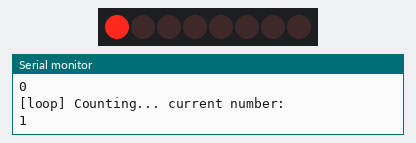
Simulated run of this sketch. Board: Arduino Uno, built with avr-gcc and run on an emulated ATmega328P. Shown: 8 shift-register outputs drawn as a row of LEDs (first output left, lit = HIGH), the last lines printed to the serial monitor. Wiring (inferred from the names in the program): shift register (74HC595): data pin 2; shift clock pin 3; latch pin 4. Wiring (inferred from the signals the program sends): row of LEDs: on Q0, Q1, Q2, Q3, Q4, Q5, Q6, Q7.

Above: at 0.33 s.
At 5.14 s:
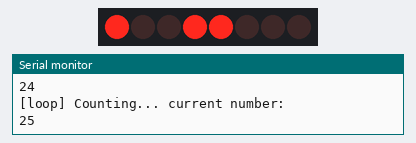
At 10.15 s:
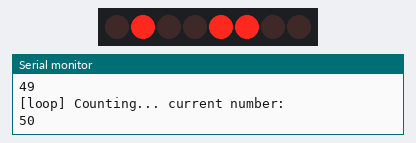
At 19.98 s:
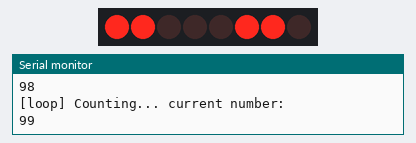
At 29.8 s:
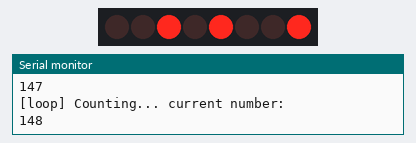
At 39.83 s:
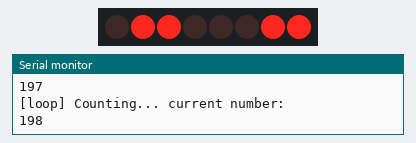
Timing chart, 0 to 40.0 s (numbered marks = the images above):
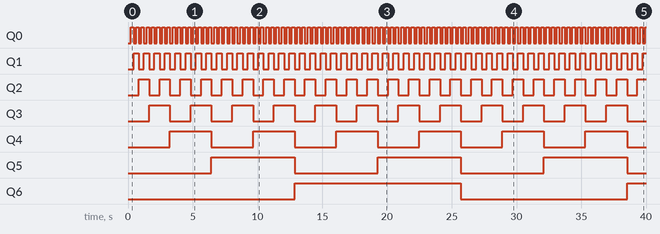

The sketch:

74hc595.ino
```cpp
#define STCP_PIN 4
#define SHCP_PIN 3
#define DS_PIN 2

void setup() {
  Serial.begin(9600);

  // Displays information
  Serial.println("74HC595 - LEDS");
  Serial.print("DS_PIN: ");
  Serial.println(DS_PIN);
  Serial.print("STCP_PIN: ");
  Serial.println(STCP_PIN);
  Serial.print("SHCP_PIN: ");
  Serial.println(SHCP_PIN);

  // Configure the pins
  pinMode(DS_PIN, OUTPUT);
  pinMode(STCP_PIN, OUTPUT);
  pinMode(SHCP_PIN, OUTPUT);
}

void loop() {
  for (int i = 0; i < 256; i++) {
    Serial.println("[loop] Counting... current number: ");
    Serial.println(i);

    // Writes data to shift register
    digitalWrite(STCP_PIN, LOW);
    shiftOut(DS_PIN, SHCP_PIN, MSBFIRST, i);
    digitalWrite(STCP_PIN, HIGH);
    delay(200);
  }
}
```

Measured:
- by itself, Q0: alternates HIGH for 0.20 s and LOW for 0.20 s
- by itself, Q1: alternates HIGH for 0.40 s and LOW for 0.40 s
- by itself, Q2: alternates HIGH for 0.80 s and LOW for 0.80 s
- by itself, Q3: alternates HIGH for 1.6 s and LOW for 1.6 s
- by itself, Q4: alternates HIGH for 3.2 s and LOW for 3.2 s
- by itself, Q5: alternates HIGH for 6.4 s and LOW for 6.4 s
- by itself, Q6: LOW → HIGH at 12.9 s, → LOW 12.8 s later, → HIGH 12.8 s later
